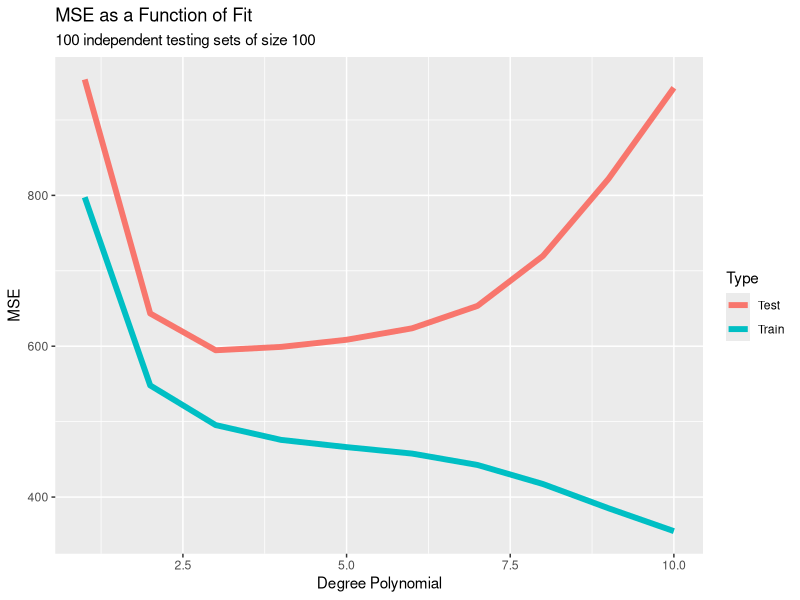
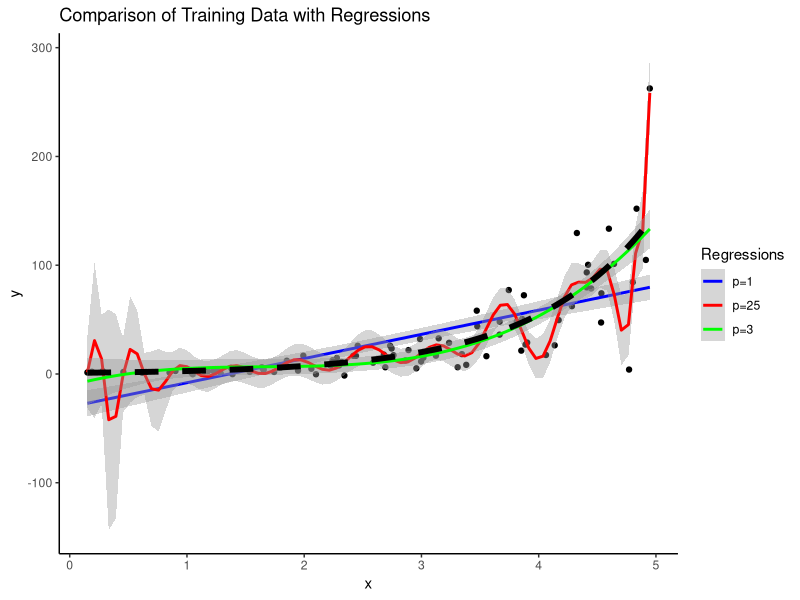
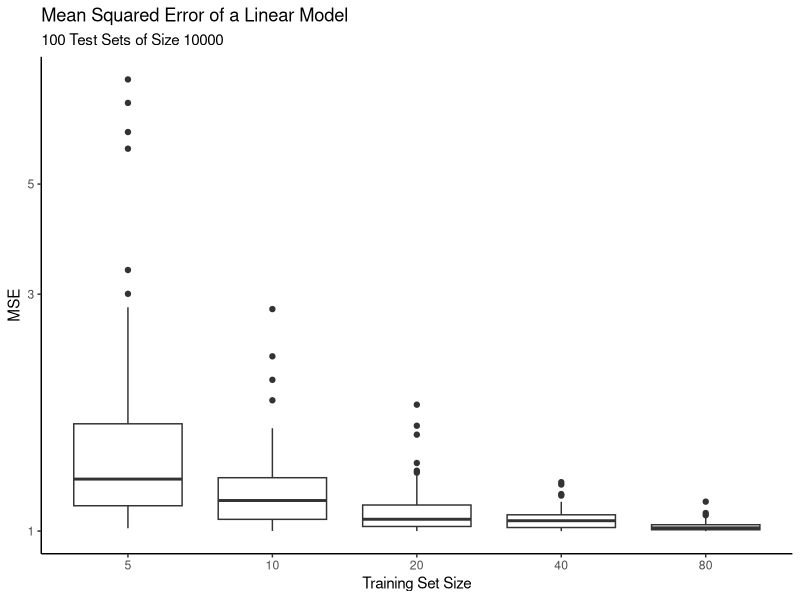
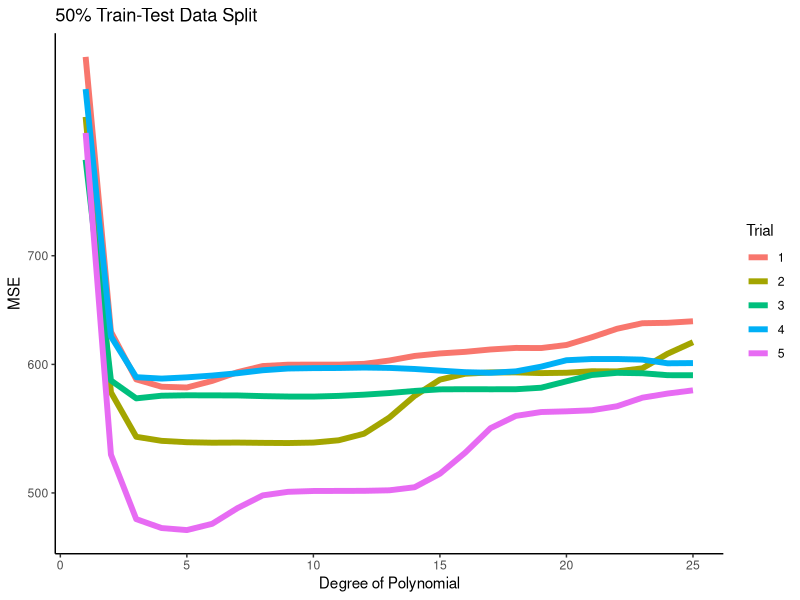

The R script that drew these images, in order:
## ---- chunk 1
library(tidyverse)
## ---- chunk 2
set.seed(100)

# for each p generate training sets of size n and testing sets of size n
# test/train sample size
n = 10^2

# generate the training set
x = runif(n,0,5)
y = exp(x)*(1 + .5 * rnorm(n))
train.df = tibble("x"=x, "y"=y)

## ---- chunk 3
set.seed(500)
# highest degree polynomial we will try
maxp = 10

# preallocate an array with zeros
test.MSE.vals = rep(0,maxp)
train.MSE.vals = rep(0,maxp)

# repeat each experiment (each p) m times
# number of independent runs
m = 10^2

# loop over data sets and polynomial fits
for (j in seq(m)){
# generate testing data
  x =runif(n,0,5)
  y = exp(x)*(1 + .5 * rnorm(n))
  test.df = tibble("x"=x, "y"=y)
  # try all the polynomial fits on the testing data
  for(p in seq(maxp)){
    # does the regression with degree p and testing set j
    lm.fit = lm(y~poly(x,p), data=train.df)
    # compute training and testing errors
    train.MSE.vals[p] =train.MSE.vals[p] +
      mean(lm.fit$residuals^2)/m
    test.MSE.vals[p] = test.MSE.vals[p] +
      mean((test.df$y - predict(lm.fit,test.df))^2)/m
  }
}
train.mse.df = tibble(p = seq(maxp), MSE=train.MSE.vals)
test.mse.df = tibble(p = seq(maxp), MSE=test.MSE.vals)
train.mse.df$Type = "Train"
test.mse.df$Type = "Test"
mse.df = rbind(train.mse.df, test.mse.df)
mse.df$p = as.integer(mse.df$p)
## ---- chunk 4
gplt = ggplot(mse.df,mapping = aes(x=p, y=MSE, color=Type)) +
  geom_line(lwd=2) +
  labs(x ="Degree Polynomial", y = "MSE", title="MSE as a Function of Fit",
       subtitle=sprintf("%d independent testing sets of size %d", m,n)) 
print(gplt)

## ---- chunk 5
fit.plt <- ggplot(train.df, aes(x,y)) +
  geom_point() +
  ggtitle("Training Set") +
  geom_smooth(method = lm, 
              formula = y~x,
              se=TRUE,aes(color="p=1")) +
  geom_smooth(method = lm, 
              formula = y~poly(x,25),
              se=TRUE,aes(color="p=25")) + 
  geom_smooth(method = lm, 
              formula = y~poly(x,3),
              se=TRUE,aes(color="p=3")) + 
  stat_function(fun=exp, lwd=2,linetype = 2) + 
  ggtitle("Comparison of Training Data with Regressions") +
  scale_color_manual(name="Regressions", values=c("blue", "red", "green","black" ))+
  theme_classic()
print(fit.plt)

## ---- chunk 6

# reset seed
set.seed(100)

# training set size values
n_train <- c(5, 10,20, 40, 80)

# validation (testing) set is fixed
n_test = 10^4

# set true coefficients
beta0_true = 2.
beta1_true = -1.5
# set noise parameters
eps = 1.

# construct validation set, fixed over the entire computation
x_test =  runif(n_test,0,15)
y_test =  beta0_true + beta1_true*x_test + eps * rnorm(length(x_test))
test.df = data.frame("x"= x_test, "y"=y_test)

# number of samples per training set size
n_samples = 100

# these arrays begin as null but will be populated
MSE_vals <- NULL
n_vals <- NULL

# loop over each training set size n_samples times construct training
# data, train, compute the MSE, and record
for(j in 1:length(n_train)){
  for(i in 1:n_samples){
    n = n_train[j]
    x = runif(n,0,15)
    y =  beta0_true + beta1_true*x + eps * rnorm(length(x))
    train.df = data.frame("x"=x, "y"=y)
    lm.fit = lm(y~x, data=train.df)

    # record the n and the MSE value at which this was computed
    n_vals = append(n_vals,n)
    MSE_vals = append(MSE_vals,mean((predict(lm.fit,test.df) -test.df$y)^2))
  }
}
# record as a data frame and post process
MSE.df = data.frame("n"=n_vals, "MSE"=MSE_vals)
MSE.df$n = as.factor(MSE.df$n)
## ---- chunk 7
MSE.plt=ggplot(MSE.df, aes(x=n, y=MSE_vals)) +geom_boxplot() +
  ggtitle("Mean Squared Error of a Linear Model",
          subtitle = sprintf("%d Test Sets of Size %d", n_samples, n_test)) +
  scale_y_log10()+
  labs(x="Training Set Size", y = "MSE") + theme_classic()
print(MSE.plt)

## ---- chunk 8
set.seed(100)

# test/train sample size
n = 10^3
# number of splits
m = 5

maxp = 25

# preallocate an array with zeros
test.MSE.vals <- NULL
trial.vals <- NULL
p.vals <- NULL

# generate the entire data set
x <- runif(n,0,5)
y <- exp(x)*(1 + .5 * rnorm(n))
data.df <- tibble("x"=x, "y"=y)

# loop over data sets and polynomial fits
for (j in seq(m)){
  idx.train <- sample(seq(n), size = n/2)
  train.df <- data.df[idx.train,]
  test.df <- data.df[-idx.train,]
  # try all the polynomial fits on the testing data
  MSE =0
  for(p in seq(maxp)){
    lm.fit <- lm(y~poly(x,p), data=train.df)
    test.MSE.vals <- append(test.MSE.vals,mean((test.df$y - predict(lm.fit,test.df))^2))
    p.vals <- append(p.vals, p)
    trial.vals <- append(trial.vals, j)
  }
}

mse.df <- tibble(p=p.vals, MSE=test.MSE.vals, Trial=trial.vals)
mse.df$p <- as.integer(mse.df$p)
mse.df$Trial <- as.factor(mse.df$Trial)

val.plt <- ggplot(mse.df,mapping = aes(x=p, y=MSE, color=Trial)) +
  geom_line(lwd=2) +
  labs(x ="Degree of Polynomial", y = "MSE", title="50% Train-Test Data Split") +
  theme_classic()+scale_y_log10()
print(val.plt)

